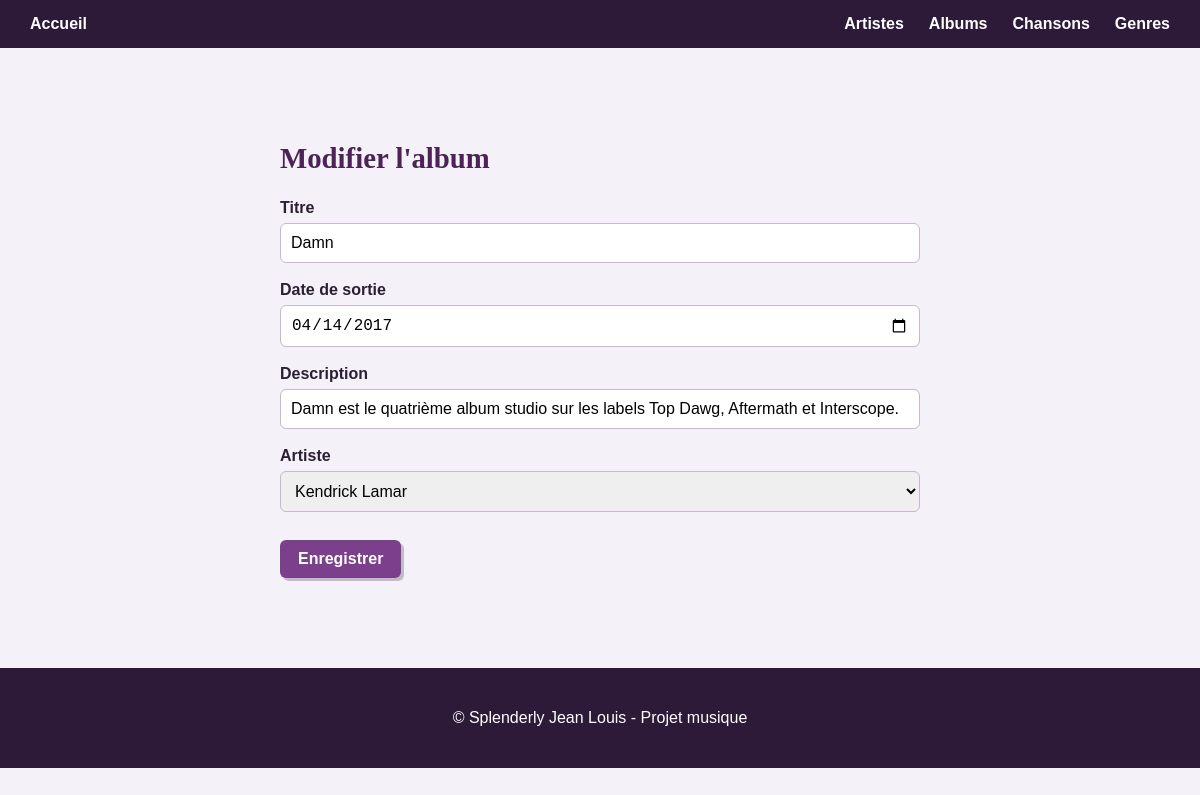
The app's page /album-edit.php?id=2 with its own data.
### tables this page shows
CREATE TABLE
    album (
        id INT AUTO_INCREMENT PRIMARY KEY,
        titre VARCHAR(100) NOT NULL,
        date_sortie DATE,
        description TEXT,
        artiste_id INT,
        CONSTRAINT fk_album_artiste FOREIGN KEY (artiste_id) REFERENCES artiste (id)
    );

CREATE TABLE
    artiste (
        id INT AUTO_INCREMENT PRIMARY KEY,
        nom VARCHAR(100) NOT NULL,
        pays VARCHAR(100),
        date_naissance DATE,
        biographie TEXT
    );

### Classes/CRUD.php (called while the page is built, shortened)
<?php
class CRUD extends PDO
{
    public function select(string $table, $field = "id", $order = "ASC"): array{
        $sql = "SELECT * FROM $table ORDER BY $field $order";
        $stmt = $this->query($sql);
        return $stmt->fetchAll();
    }
    public function selectId(string $table, int|string $value, $field = 'id'): bool|array{
        $sql = "SELECT * FROM $table WHERE $field = :$field";
        $stmt = $this->prepare($sql);
        $stmt->bindValue(":$field", $value);
        $stmt->execute();
        $count = $stmt->rowCount();
        if ($count == 1) {
            return $stmt->fetch();
        } else {
            return false;
        }
    }
}

### Classes/Album.php (called while the page is built, shortened)
<?php
require_once('CRUD.php');
class Album{
    public static function trouver(CRUD $crud, $id){
        return $crud->selectId('album', $id);
    }
}

### Classes/Artiste.php (called while the page is built, shortened)
<?php
require_once('CRUD.php');
class Artiste {
    public static function tous(CRUD $crud){
        return $crud->select('artiste');
    }
}

### album-edit.php (the view, shortened to what this page needs)
<?php
$id = $_GET['id'];
require_once('Classes/CRUD.php');
require_once('Classes/Album.php');
require_once('Classes/Artiste.php');
$crud = new CRUD;
$album = Album::trouver($crud, $id);
if ($album) {
    extract($album);
} else {
    header('location:album-index.php');
    die();
}
$artistes = Artiste::tous($crud);
?>
<!DOCTYPE html>
<html lang="fr">
<head>
    <link rel="stylesheet" href="css/style.css">
</head>
<body>
    <?php require_once('nav.php'); ?>
    <main>
        <div class="container">
            <form action="album-update.php" method="post">
                <h2>Modifier l'album</h2>
                <label>Titre
                    <input type="text" name="titre" value="<?= $titre; ?>" required>
                </label>
                <label>Date de sortie
                    <input type="date" name="date_sortie" value="<?= $date_sortie; ?>">
                </label>
                <label>Description
                    <input type="text" name="description" value="<?= $description; ?>">
                </label>
                <label>Artiste
                    <select name="artiste_id">
                        <?php foreach ($artistes as $artiste) { ?>
                            <option value="<?= $artiste['id']; ?>"
                                <?= ($artiste['id'] == $artiste_id) ? 'selected' : ''; ?>>
                                <?= $artiste['nom']; ?>
                            </option>
                        <?php } ?>
                    </select>
                </label>
                <input type="submit" value="Enregistrer">
            </form>
        </div>
    </main>
    <?php require_once('footer.php'); ?>
</body>
</html>

### css/style.css (style rules this page uses)
* { box-sizing: border-box; }
body { margin: 0; font-family: "Trebuchet MS", Arial, sans-serif; background-color: #f5f1f8; color: #2b2033; }
main { max-width: 1100px; margin: 40px auto; padding: 0 20px; }
h1, h2, h3 { font-family: Georgia, "Times New Roman", serif; color: #4b2354; }
h2 { font-size: 1.8rem; }
.container { max-width: 700px; margin: 0 auto; }
form { padding: 30px; }
label { display: block; margin-bottom: 18px; font-weight: bold; }
input, select { width: 100%; padding: 10px; margin-top: 6px; border: 1px solid #c9b7cf; border-radius: 6px; font-size: 1rem; }
form input[type="submit"] { width: auto; margin-top: 10px; padding: 10px 18px; border: none; border-radius: 6px; background-color: #7b3f8c; color: white; cursor: pointer; font-weight: bold; box-shadow: 3px 3px 0 rgba(45, 25, 56, 0.25); }

### records on screen
album: titre "Damn", date_sortie "04/14/2017", description "Damn est le quatrième album studio sur les labels Top Dawg, Aftermath et Interscope.", artiste_id "Kendrick Lamar"
